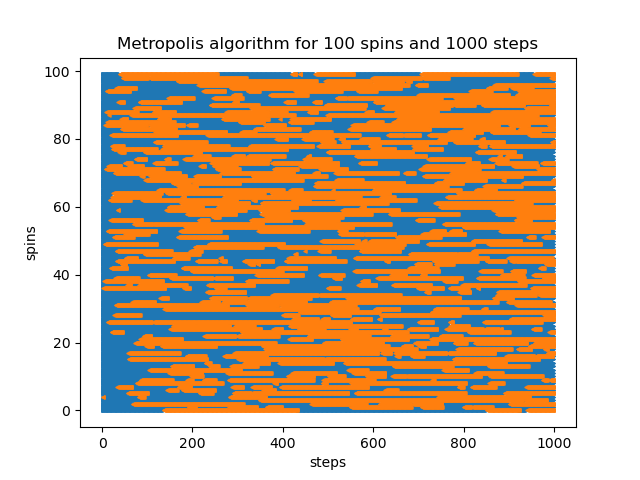

Write the Python code that produced this figure.
""" From "A SURVEY OF COMPUTATIONAL PHYSICS", Python eBook Version
   by RH Landau, MJ Paez, and CC Bordeianu
   Copyright Princeton University Press, Princeton, 2011; Book  Copyright R Landau, 
   Oregon State Unv, MJ Paez, Univ Antioquia, C Bordeianu, Univ Bucharest, 2011.
   Support by National Science Foundation , Oregon State Univ, Microsoft Corp
   
   Adapted by Lev Kaplan 2019"""  

from pylab import *
from random import *

N     = 100                                         # number of spins
J     = 1                        # Exchange energy (J>0 ferromagnetic)
k     = 1.                                            # Boltmann constant
T     = 100.                                              # Temperature
state = array([+1]*N)                 # spin state: +1 up or -1 (down)  
                                    # start with all spins up            
seed()                                     # Seed random generator

def energy (S):                                 # Method to calc energy
    sum = 0.                       # Sum  energy (interaction term only)
    for  i in range(0,N-1):    # i goes from 0 to N-2
        sum += S[i]*S[i+1]
    return -J*sum 
		
upspinsx = []    #record up and down spins for plot
downspinsx = []
upspinst = []
downspinst = []


ES = energy(state)                  # energy of initial state
mag = sum(state)                 # initial magnetization

                                    # Here is the Metropolis algorithm
for j in range (1,1000):   # was 200 steps
    for i in range(0,N):
        if state[i]==1:
            upspinsx.append(i)  #record position and "time" for each up spin
            upspinst.append(j)
        else:
            downspinsx.append(i)   #and for each down spin
            downspinst.append(j)
    r = int(N*random());          # randomly choose which spin to flip
    state[r] *= -1                 # temporarily flip that spin
    ET = energy(state)             # finds energy of the test config.
    p = exp((ES-ET)/(k*T))        # test with Boltzmann factor
    if p < random():             # reject change
        state[r] *= -1    # go back
    else:
        ES = ET       #update energy and magnetization
        mag = sum(state)

title('Metropolis algorithm for 100 spins and 1000 steps')
scatter(upspinst,upspinsx,s=5,marker=">")
scatter(downspinst,downspinsx,s=5, marker="<")
xlabel('steps')
ylabel('spins')
savefig('05_01.png')
show()
